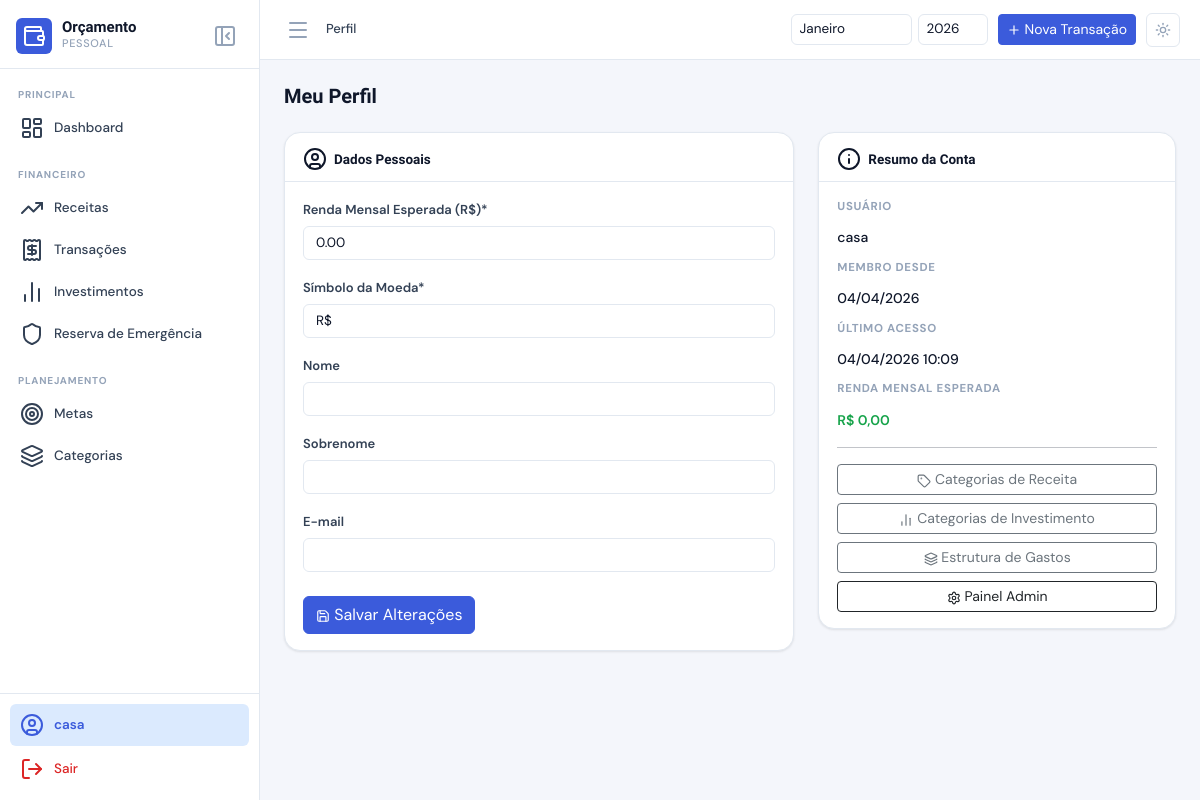
The app's page /perfil/ (signed in) with its own data.
### core/models.py (models this page shows, shortened)
class Profile(models.Model):
    user = models.OneToOneField(User, on_delete=models.CASCADE, related_name='profile')
    monthly_income_target = models.DecimalField(
        'Renda Mensal Esperada', max_digits=12, decimal_places=2, default=0
    )
    currency_symbol = models.CharField('Símbolo da Moeda', max_length=5, default='R$')
    created_at = models.DateTimeField(auto_now_add=True)
    class Meta:
        verbose_name = 'Perfil'
        verbose_name_plural = 'Perfis'

### core/views/dashboard.py (the view, shortened to what this page needs)
# urls.py: path('perfil/', dashboard.ProfileView.as_view(), name='profile'),
class ProfileView(LoginRequiredMixin, TemplateView):
    template_name = 'profile/index.html'
    def get_context_data(self, **kwargs):
        ctx = super().get_context_data(**kwargs)
        user = self.request.user
        profile, _ = Profile.objects.get_or_create(user=user)
        ctx['form'] = ProfileForm(instance=profile, user=user)
        ctx['profile'] = profile
        return ctx

### core/forms.py (shortened to what this page needs)
class ProfileForm(forms.ModelForm):
    first_name = forms.CharField(label='Nome', max_length=150, required=False)
    last_name = forms.CharField(label='Sobrenome', max_length=150, required=False)
    email = forms.EmailField(label='E-mail', required=False)
    class Meta:
        model = Profile
        fields = ['monthly_income_target', 'currency_symbol']
        labels = {
            'monthly_income_target': 'Renda Mensal Esperada (R$)',
            'currency_symbol': 'Símbolo da Moeda',
        }
    def __init__(self, *args, **kwargs):
        user = kwargs.pop('user', None)
        super().__init__(*args, **kwargs)
        if user:
            self.fields['first_name'].initial = user.first_name
            self.fields['last_name'].initial = user.last_name
            self.fields['email'].initial = user.email

### templates/profile/index.html (shortened to what this page needs)
{% extends 'base.html' %}
{% load crispy_forms_tags %}
{% block breadcrumb %}
<li class="breadcrumb-item active">Perfil</li>
{% endblock %}
{% block content %}
<div class="page-header mb-4">
  <h4 class="page-title">Meu Perfil</h4>
</div>
<div class="row g-4">
  <div class="col-12 col-md-7">
    <div class="chart-card">
      <div class="chart-card__header">
        <h6 class="chart-card__title"><i data-lucide="user-circle"></i> Dados Pessoais</h6>
      </div>
      <div class="chart-card__body">
        <form method="post" novalidate>
          {{ form|crispy }}
          <button type="submit" class="btn btn-primary mt-2">
            <i data-lucide="save" style="width:14px;height:14px;"></i> Salvar Alterações
          </button>
        </form>
      </div>
    </div>
  </div>
  <div class="col-12 col-md-5">
    <div class="chart-card">
      <div class="chart-card__header">
        <h6 class="chart-card__title"><i data-lucide="info"></i> Resumo da Conta</h6>
      </div>
      <div class="chart-card__body">
        <dl class="profile-dl">
          <dt>Usuário</dt>
          <dd>{{ request.user.username }}</dd>
          <dt>Membro desde</dt>
          <dd>{{ request.user.date_joined|date:"d/m/Y" }}</dd>
          <dt>Último acesso</dt>
          <dd>{{ request.user.last_login|date:"d/m/Y H:i" }}</dd>
          <dt>Renda mensal esperada</dt>
          <dd class="text-success fw-semibold">
            {{ profile.currency_symbol }} {{ profile.monthly_income_target|floatformat:2 }}
          </dd>
        </dl>
        <hr />
        <div class="d-flex flex-column gap-2">
          <a href="{% url 'core:income-category-list' %}" class="btn btn-outline-secondary btn-sm">
            <i data-lucide="tag" style="width:14px;height:14px;"></i> Categorias de Receita
          </a>
          <a href="{% url 'core:investment-category-list' %}" class="btn btn-outline-secondary btn-sm">
            <i data-lucide="bar-chart-2" style="width:14px;height:14px;"></i> Categorias de Investimento
          </a>
          <a href="{% url 'core:expense-structure' %}" class="btn btn-outline-secondary btn-sm">
            <i data-lucide="layers" style="width:14px;height:14px;"></i> Estrutura de Gastos
          </a>
          <a href="/admin/" class="btn btn-outline-dark btn-sm" target="_blank">
            <i data-lucide="settings" style="width:14px;height:14px;"></i> Painel Admin
          </a>
        </div>
      </div>
    </div>
  </div>
</div>
{% endblock %}

### templates/base.html (shortened to what this page needs)
<!DOCTYPE html>
<html lang="pt-BR" data-theme="light">
<head>
  <link href="https://cdn.jsdelivr.net/npm/bootstrap@5.3.3/dist/css/bootstrap.min.css" rel="stylesheet" />
  {% load static %}
  <link rel="stylesheet" href="{% static 'css/main.css' %}" />
</head>
<body>
  {% if user.is_authenticated %}
  <aside class="sidebar" id="sidebar">
    <div class="sidebar-header">
      <div class="brand">
        <div class="brand-icon">
          <i data-lucide="wallet"></i>
        </div>
        <div class="brand-text">
          <span class="brand-name">Orçamento</span>
          <span class="brand-sub">Pessoal</span>
        </div>
      </div>
      <button class="sidebar-toggle-btn" id="sidebarToggle" aria-label="Fechar menu">
        <i data-lucide="panel-left-close"></i>
      </button>
    </div>
    <nav class="sidebar-nav">
      <div class="nav-section">
        <span class="nav-label">Principal</span>
        <a href="{% url 'core:dashboard' %}" class="nav-item {% if request.resolver_match.url_name == 'dashboard' %}active{% endif %}">
          <i data-lucide="layout-dashboard"></i>
          <span>Dashboard</span>
        </a>
      </div>
      <div class="nav-section">
        <span class="nav-label">Financeiro</span>
        <a href="{% url 'core:income-list' %}" class="nav-item {% if 'income' in request.resolver_match.url_name %}active{% endif %}">
          <i data-lucide="trending-up"></i>
          <span>Receitas</span>
        </a>
        <a href="{% url 'core:transaction-list' %}" class="nav-item {% if 'transaction' in request.resolver_match.url_name %}active{% endif %}">
          <i data-lucide="receipt"></i>
          <span>Transações</span>
        </a>
        <a href="{% url 'core:investment-list' %}" class="nav-item {% if 'investment' in request.resolver_match.url_name %}active{% endif %}">
          <i data-lucide="bar-chart-2"></i>
          <span>Investimentos</span>
        </a>
        <a href="{% url 'core:emergency-reserve' %}" class="nav-item {% if request.resolver_match.url_name == 'emergency-reserve' %}active{% endif %}">
          <i data-lucide="shield"></i>
          <span>Reserva de Emergência</span>
        </a>
      </div>
      <div class="nav-section">
        <span class="nav-label">Planejamento</span>
        <a href="{% url 'core:goal-list' %}" class="nav-item {% if 'goal' in request.resolver_match.url_name %}active{% endif %}">
          <i data-lucide="target"></i>
          <span>Metas</span>
        </a>
        <a href="{% url 'core:expense-structure' %}" class="nav-item {% if 'expense' in request.resolver_match.url_name %}active{% endif %}">
          <i data-lucide="layers"></i>
          <span>Categorias</span>
        </a>
      </div>
    </nav>
    <div class="sidebar-footer">
      <a href="{% url 'core:profile' %}" class="nav-item {% if request.resolver_match.url_name == 'profile' %}active{% endif %}">
        <i data-lucide="user-circle"></i>
        <span>{{ user.get_full_name|default:user.username }}</span>
      </a>
      <a href="{% url 'logout' %}" class="nav-item nav-item-danger">
        <i data-lucide="log-out"></i>
        <span>Sair</span>
      </a>
    </div>
  </aside>
  <main class="main-content" id="mainContent">
    <header class="topbar">
      <div class="topbar-left">
        <button class="topbar-menu-btn" id="menuToggle" aria-label="Abrir menu">
          <i data-lucide="menu"></i>
        </button>
        <nav aria-label="breadcrumb" class="d-none d-md-block">
          <ol class="breadcrumb mb-0">
            {% block breadcrumb %}{% endblock %}
          </ol>
        </nav>
      </div>
      <div class="topbar-right">
        <form method="get" class="period-selector" id="periodForm">
          {% block period_filter %}
          <select name="month" class="form-select form-select-sm" onchange="this.form.submit()">
            {% now "n" as current_month %}
            <option value="1" {% if request.GET.month == "1" %}selected{% endif %}>Janeiro</option>
          </select>
          <input type="number" name="year" class="form-control form-control-sm year-input"
                 value="{{ request.GET.year|default_if_none:'' }}"
                 placeholder="Ano" min="2000" max="2100"
                 onchange="this.form.submit()" />
          {% endblock %}
        </form>
        <a href="{% url 'core:transaction-create' %}" class="btn btn-primary btn-sm d-none d-md-flex align-items-center gap-1">
          <i data-lucide="plus" style="width:14px;height:14px;"></i>
          <span>Nova Transação</span>
        </a>
        <button class="theme-toggle" id="themeToggle" aria-label="Alternar tema">
          <i data-lucide="sun" class="icon-light"></i>
        </button>
      </div>
    </header>
    <div class="page-content">
      {% block content %}{% endblock %}
    </div>
  </main>
  {% else %}
  <div class="auth-wrapper">
    {% block auth_content %}{% endblock %}
  </div>
  {% endif %}
</body>
</html>

### records on screen
Profile: monthly_income_target "0.00", currency_symbol "R$", monthly_income_target "0,00"

### other values on screen
{{ user.get_full_name|default:user.username }} "casa"
{{ request.user.username }} "casa"
{{ request.user.date_joined|date:"d/m/Y" }} "04/04/2026"
{{ request.user.last_login|date:"d/m/Y H:i" }} "04/04/2026 10:09"
